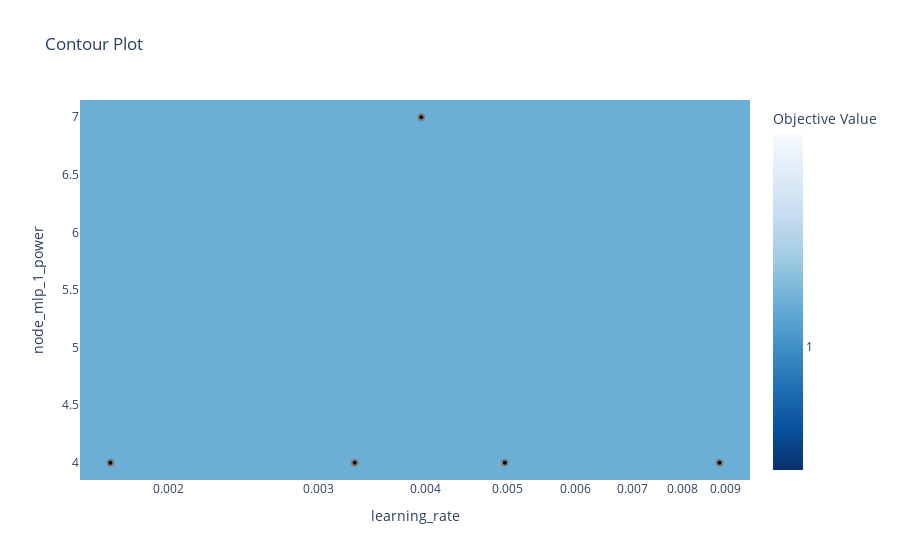

Here is the notebook cell this chart was saved with:
### Code cell
# plot the estimated accuracy surface over hyperparameters:
fig = optuna.visualization.plot_contour(study8, params=['learning_rate', 'node_mlp_1_power'])
fig.show()

### Figure 1 — Plotly figure (JSON) as saved in the notebook; plotly's stock layout.template omitted (floating-point values rounded to 4 significant figures)
{"data": [{"colorbar": {"title": {"text": "Objective Value"}}, "colorscale": [[0, "rgb(247,251,255)"], [0.125, "rgb(222,235,247)"], [0.25, "rgb(198,219,239)"], [0.375, "rgb(158,202,225)"], [0.5, "rgb(107,174,214)"], [0.625, "rgb(66,146,198)"], [0.75, "rgb(33,113,181)"], [0.875, "rgb(8,81,156)"], [1, "rgb(8,48,107)"]], "connectgaps": true, "contours": {"coloring": "heatmap"}, "hoverinfo": "none", "line": {"smoothing": 1.3}, "reversescale": true, "type": "contour", "x": [0.001576, 0.001711, 0.003307, 0.003958, 0.004959, 0.008852, 0.00961], "y": [3.85, 4, 7, 7.15], "z": [[null, null, null, null, null, null, null], [null, 1.133, 1.133, null, 1.133, 1.133, null], [null, null, null, 1.133, null, null, null], [null, null, null, null, null, null, null]]}, {"marker": {"color": "black", "line": {"color": "Grey", "width": 2}}, "mode": "markers", "showlegend": false, "type": "scatter", "x": [0.004959, 0.003958, 0.001711, 0.003307, 0.008852], "y": [4, 7, 4, 4, 4]}], "layout": {"title": {"text": "Contour Plot"}, "xaxis": {"range": [-2.802, -2.017], "title": {"text": "learning_rate"}, "type": "log"}, "yaxis": {"range": [3.85, 7.15], "title": {"text": "node_mlp_1_power"}}}}
